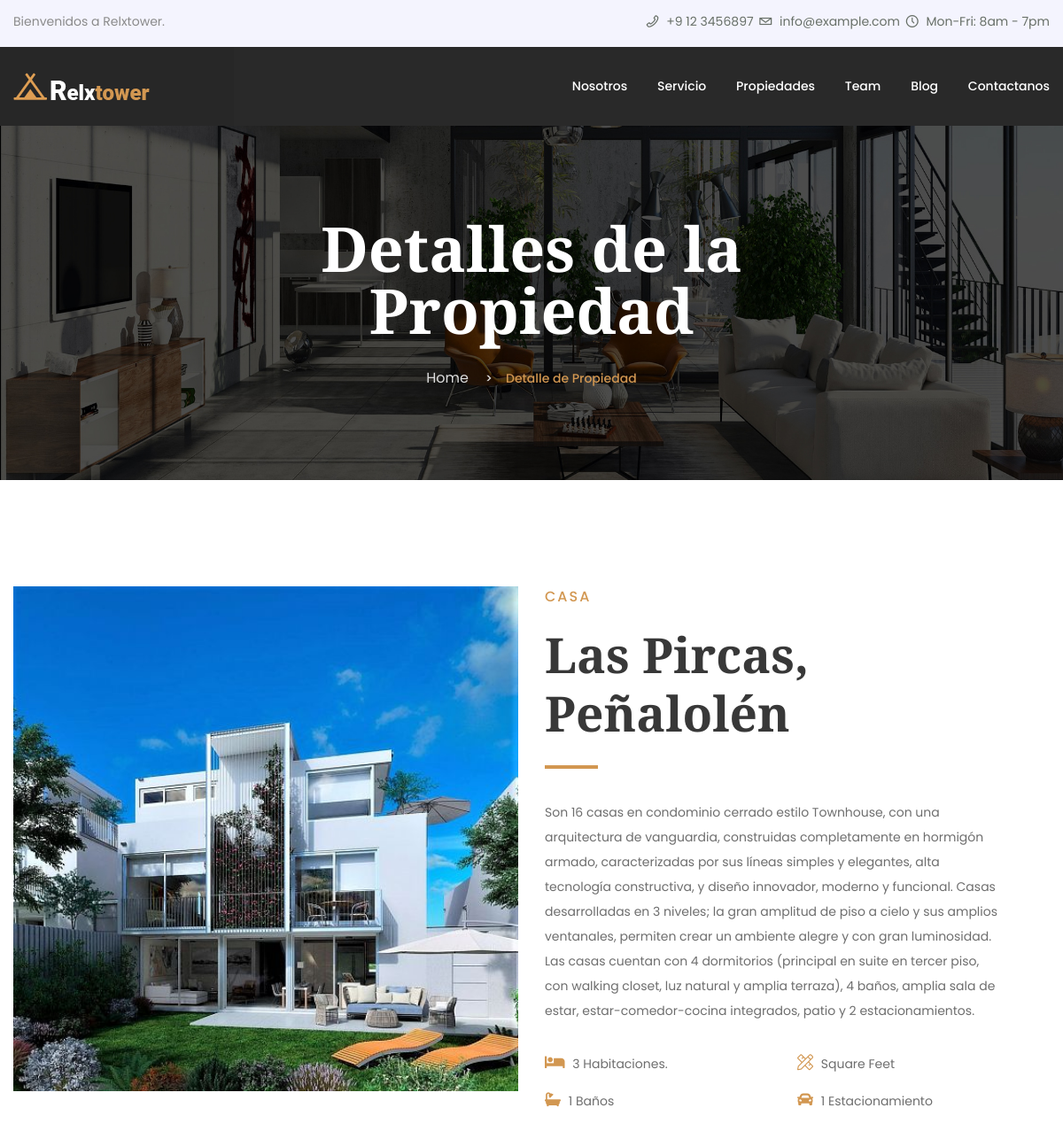
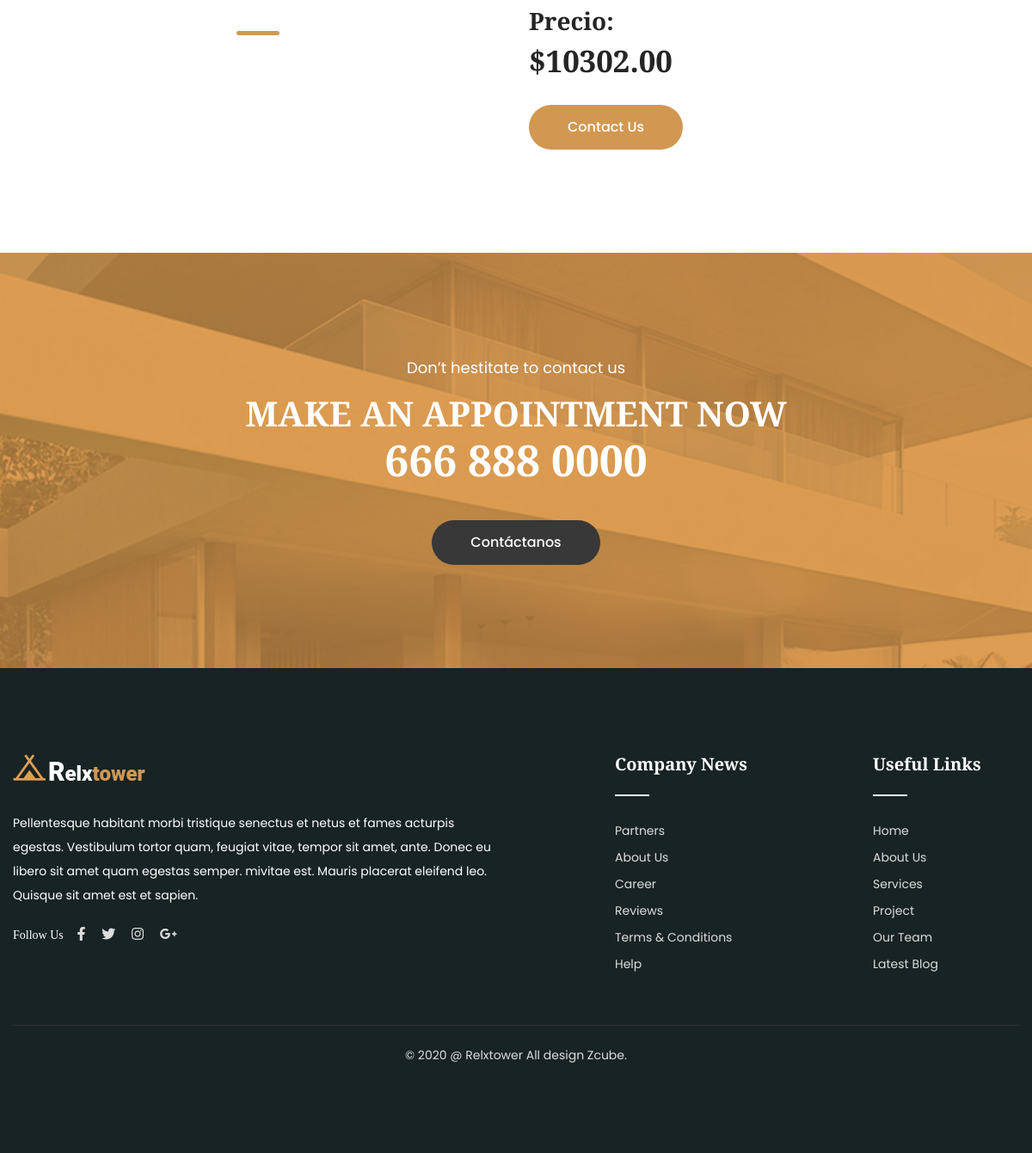
The page /detail/4 on the database its author committed (2 pictures, top to bottom).
### real_state/models.py (models this page shows, shortened)
class Property(models.Model):
    SALE = 'sale'
    RENT = 'rent'
    CATEGORIES_CHOICES = (
        ('house', 'House'),
        ('apartment', 'Apartment'),
        ('office', 'Office'),
    )
    title = models.CharField(max_length=100)
    description = models.TextField()
    category = models.ForeignKey(Category, on_delete=models.CASCADE)
    transaction_type = models.CharField(max_length=10, choices=(
        (SALE, 'Sale'),
        (RENT, 'Rent'),
    ))
    price = models.DecimalField(max_digits=10, decimal_places=2)
    square_meters = models.DecimalField(max_digits=10, decimal_places=2)
    bathrooms = models.PositiveIntegerField()
    bedrooms = models.PositiveIntegerField()
    car_parking = models.PositiveBigIntegerField(default=0)
    main_image = models.ImageField(upload_to='property_images')
    created_at = models.DateTimeField(auto_now_add=True)
    updated_at = models.DateTimeField(auto_now=True)
    is_popular = models.BooleanField(default=False)

class Category(models.Model):
    name = models.CharField(max_length=50)
    def __str__(self):
        return self.name

### real_state/views.py (the view)
# urls.py: path('detail/<int:id>',views.DetailPropertyView,name='detail'),
def DetailPropertyView(request,id):
    context = {}
    property = Property.objects.get(pk=id)
    context['property'] = property
    context['images'] = AdditionalImage.objects.filter(property=property)
    return render(request,"propertie/detail_property.html",context)

### real_state/templates/propertie/detail_property.html (shortened to what this page needs)
{% extends 'base.html' %}
{% load static %}
{% block content %}
<section class="breadcrumb-area d-flex align-items-center" style="background-image:url(../../static/img/test-bg.jpg)">
    <div class="container">
        <div class="row">
            <div class="col-xl-6 offset-xl-3 col-lg-8 offset-lg-2">
                <div class="breadcrumb-wrap text-center">
                    <div class="breadcrumb-title mb-30">
                        <h2>Detalles de la Propiedad</h2>
                    </div>
                    <nav aria-label="breadcrumb">
                        <ol class="breadcrumb">
                            <li class="breadcrumb-item"><a href="/">Home</a></li>
                            <li class="breadcrumb-item active" aria-current="page">Detalle de Propiedad</li>
                        </ol>
                    </nav>
                </div>
            </div>
        </div>
    </div>
</section>
<section class="choose-area pt-120 pb-120 p-relative">
    <div class="chosse-img wow fadeInRight animated" data-animation="fadeInRight animated" data-delay=".2s"></div>
    <div class="container">
        <div class="row">
            <div class="col-xl-6">
                <div class="s-about-img p-relative">
                    <img src="{{property.main_image.url}}" class="w-100 h-100" alt="img">
                </div>
                <div class="row services-active mt-4">
                </div>
             </div>
            <div class="col-xl-6">
                <div class="choose-wrap">
                    <div class="section-title w-title left-align mb-35 wow fadeInDown animated" data-animation="fadeInDown animated" data-delay=".2s">
                        <span>{{property.category}}</span>
                        <h2>{{property.title}}</h2>
                    </div>
                    <div class="choose-content wow fadeInUp animated" data-animation="fadeInDown animated" data-delay=".2s">
                        <p>{{property.description}}</p>
                        <div class="choose-list mt-20 mb-20">
                            <ul>
                                <li>
                                   <i class="fas fa-bed"></i>
                                    <span>{{property.bedrooms}} Habitaciones.</span>
                                </li>
                                <li>
                                   <i class="fal fa-pencil-ruler"></i>
                                    <span>Square Feet </span>
                                </li>
                                <li>
                                    <i class="fas fa-bath"></i>
                                    <span>{{property.bathrooms}} Baños</span>
                                </li>
                                <li>
                                   <i class="fas fa-car"></i>
                                    <span>{{property.car_parking}} Estacionamiento</span>
                                </li>
                            </ul>
                        </div>
                        <h3>Precio:</h3>
                        <h2>${{property.price}}</h2>
                        <div class="choose-btn mt-30">
                            <a href="/contact/" class="btn">Contact Us</a>
                        </div>
                    </div>
                </div>
            </div>
        </div>
    </div>
</section>
<section class="cta-area cta-bg pt-120 pb-120" style="background-image:url(../../static/img/cta_bg02.jpg)">
    <div class="container">
        <div class="row justify-content-center text-center">
            <div class="col-lg-12">
                <div class="section-title cta-title wow fadeInLeft animated" data-animation="fadeInDown animated" data-delay=".2s">
                    <p>Don’t hestitate to contact us</p>
                    <h2>MAKE AN APPOINTMENT NOW</h2>
                    <h3>666 888 0000</h3>
                     <div class="cta-btn s-cta-btn wow fadeInRight animated mt-30" data-animation="fadeInDown animated" data-delay=".2s">
                        <a href="/contact/" class="btn">Contáctanos</a>
                    </div>
                </div>
            </div>
        </div>
    </div>
</section>
{% endblock %}

### templates/base.html (shortened to what this page needs)
{% load static %}
<!doctype html>
<html class="no-js" lang="zxx">
    <head>
        <link rel="stylesheet" href="{% static 'css/bootstrap.min.css' %}">
        <link rel="stylesheet" href="{% static 'css/animate.min.css' %}">
        <link rel="stylesheet" href="{% static 'css/magnific-popup.css' %}">
        <link rel="stylesheet" href="{% static 'fontawesome/css/all.min.css' %}">
        <link rel="stylesheet" href="{% static 'css/dripicons.css' %}">
        <link rel="stylesheet" href="{% static 'css/slick.css' %}">
        <link rel="stylesheet" href="{% static 'css/default.css' %}">
        <link rel="stylesheet" href="{% static 'css/style.css' %}">
        <link rel="stylesheet" href="{% static 'css/responsive.css' %}">
    </head>
    <body>
        <header class="header-area">
			<div class="header-top second-header d-none d-md-block">
                <div class="container">
                    <div class="row align-items-center">
                        <div class="col-lg-6">
                            <div class="wellcome-text text-center text-lg-left">
                                <p>Bienvenidos a Relxtower.</p>
                            </div>
                        </div>
                        <div class="col-lg-6 d-none d-lg-block">
                            <div class="header-cta text-right">
                                <ul>
                                    <li>
                                        <i class="icon dripicons-phone"></i>
                                        <span>+9 12 3456897</span>
                                    </li>
                                    <li>
                                        <i class="icon dripicons-mail"></i>
                                        <span>info@example.com</span>
                                    </li>
                                    <li>
                                        <i class="icon dripicons-clock"></i>
                                        <span>Mon-Fri: 8am - 7pm</span>
                                    </li>
                                </ul>
                            </div>
                        </div>
                    </div>
                </div>
            </div>
            <div id="header-sticky" class="menu-area">
                <div class="container">
                    <div class="second-menu">
                        <div class="row align-items-center">
                            <div class="col-xl-2 col-lg-2">
                                <div class="logo">
                                    <a href="/"><img src="{% static 'img/logo/logo.png' %}" alt="logo"></a>
                                </div>
                            </div>
                            <div class="col-xl-10 col-lg-9">
                                <div class="main-menu text-right <text-xl-right></text-xl-right>">
                                    <nav id="mobile-menu">
                                        <ul>
                                            <li><a href="/about/">Nosotros</a></li>
                                            <li><a href="/services/">Servicio</a></li>
                                            <li><a href="/properties/">Propiedades </a></li>
                                            <li><a href="/team/">Team</a></li>
											<li><a href="/blog/">Blog</a></li>
                                            <li><a href="/contact/">Contactanos</a></li>
                                        </ul>
                                    </nav>
                                </div>
                            </div>
                        </div>
                    </div>
                </div>
            </div>
        </header>
        {% block content %}
        {% endblock %}
        <footer class="footer-bg footer-p pt-100 pb-80 ">
            <div class="footer-top pb-30">
                <div class="container">
                    <div class="row justify-content-between">
                        <div class="col-xl-6 col-lg-6 col-sm-6">
                            <div class="footer-widget mb-30">
                                <div class="logo mb-35">
                                    <a href="#"><img src="img/logo/logo.png" alt="logo"></a>
                                </div>
                                <div class="footer-text mb-20">
                                    <p>Pellentesque habitant morbi tristique senectus et netus et fames acturpis egestas. Vestibulum tortor quam, feugiat vitae, tempor sit amet, ante. Donec eu libero sit amet quam egestas semper. mivitae est. Mauris placerat eleifend leo. Quisque sit amet est et sapien.</p>
                                </div>
                                <div class="footer-social">
                                    <span>Follow Us</span>
                                    <a href="#"><i class="fab fa-facebook-f"></i></a>
                                    <a href="#"><i class="fab fa-twitter"></i></a>
                                    <a href="#"><i class="fab fa-instagram"></i></a>
                                    <a href="#"><i class="fab fa-google-plus-g"></i></a>
                                </div>
                            </div>
                        </div>
						<div class="col-xl-2 col-lg-3 col-sm-6">
                            <div class="footer-widget mb-30">
                                <div class="f-widget-title">
                                    <h5>Company News</h5>
                                </div>
                                <div class="footer-link">
                                    <ul>
                                        <li><a href="#">Partners</a></li>
										<li><a href="#">About Us</a></li>
                                        <li><a href="#">Career</a></li>
                                        <li><a href="#">Reviews</a></li>
                                        <li><a href="#">Terms & Conditions</a></li>
                                        <li><a href="#">Help</a></li>
                                    </ul>
                                </div>
                            </div>
                        </div>
                        <div class="col-xl-2 col-lg-3 col-sm-6">
                            <div class="footer-widget mb-30">
                                <div class="f-widget-title">
                                    <h5>Useful Links</h5>
                                </div>
                                <div class="footer-link">
                                    <ul>
                                        <li><a href="#">Home</a></li>
                                        <li><a href="#">About Us</a></li>
                                        <li><a href="#">Services</a></li>
                                        <li><a href="#">Project</a></li>
                                        <li><a href="#">Our Team</a></li>
                                        <li><a href="#">Latest Blog</a></li>
                                    </ul>
                                </div>
                            </div>
                        </div>
                    </div>
                </div>
            </div>
            <div class="copyright-wrap">
                <div class="container">
                    <div class="row">
                        <div class="col-12">
                            <div class="copyright-text text-center">
                                <p>&copy; 2020 @ Relxtower  All design Zcube.</p>
                            </div>
                        </div>
                    </div>
                </div>
            </div>
        </footer>
    </body>
</html>

### static/css/default.css (style rules this page uses)
.mt-20 { margin-top: 20px; }
.mt-30 { margin-top: 30px; }
.mb-20 { margin-bottom: 20px; }
.mb-30 { margin-bottom: 30px; }
.mb-35 { margin-bottom: 35px; }
.pt-100 { padding-top: 100px; }
.pt-120 { padding-top: 120px; }
.pb-30 { padding-bottom: 30px; }
.pb-80 { padding-bottom: 80px; }
.pb-120 { padding-bottom: 120px; }

### static/css/responsive.css (style rules this page uses)
@media (min-width: 1200px) and (max-width: 1500px) { .main-menu ul li:first-child { margin-left: 0; } }
@media (min-width: 992px) and (max-width: 1200px) { .header-cta ul li { margin-left: 20px; } }
@media (min-width: 992px) and (max-width: 1200px) { .footer-social span { margin-right: 12px; } }
@media (min-width: 992px) and (max-width: 1200px) { .s-about-img img { width:100%; margin-bottom:30px; } }
@media (min-width: 992px) and (max-width: 1200px) { .chosse-img { width: 45%; } }
@media (min-width: 992px) and (max-width: 1200px) { .choose-content p { padding-right: 50px; } }
@media (min-width: 992px) and (max-width: 1200px) { .header-cta ul li { margin-left: 3px; } }
@media (min-width: 992px) and (max-width: 1200px) { .menu-area::before { width: 78%; } }

### rows shown on the page
Property: main_image (picture), category "CASA", title "Las Pircas, Peñalolén", description "Son 16 casas en condominio cerrado estilo Townhouse, con una arquitectura de vanguardia, construidas completamente en hormigón armado, caracterizadas por sus líneas simples y elegantes, alta tecnología constructiva, y diseño innovador, moderno y funcional. Casas desarrolladas en 3 niveles; la gran amplitud de piso a cielo y sus amplios ventanales, permiten crear un ambiente alegre y con gran luminosidad. Las casas cuentan con 4 dormitorios (principal en suite en tercer piso, con walking closet, luz natural y amplia terraza), 4 baños, amplia sala de estar, estar-comedor-cocina integrados, patio y 2 estacionamientos.", bedrooms "3", bathrooms "1", car_parking "1", price "10302.00"
